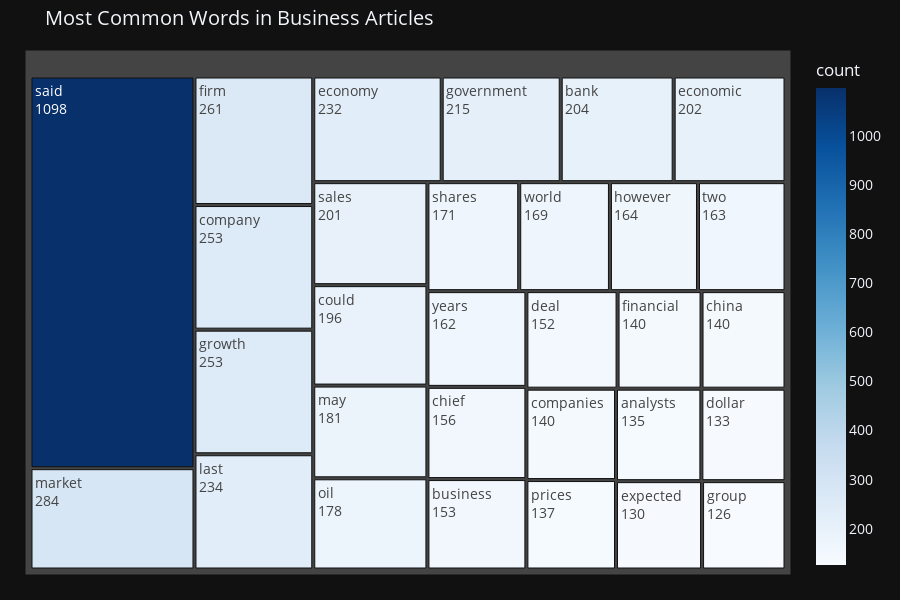
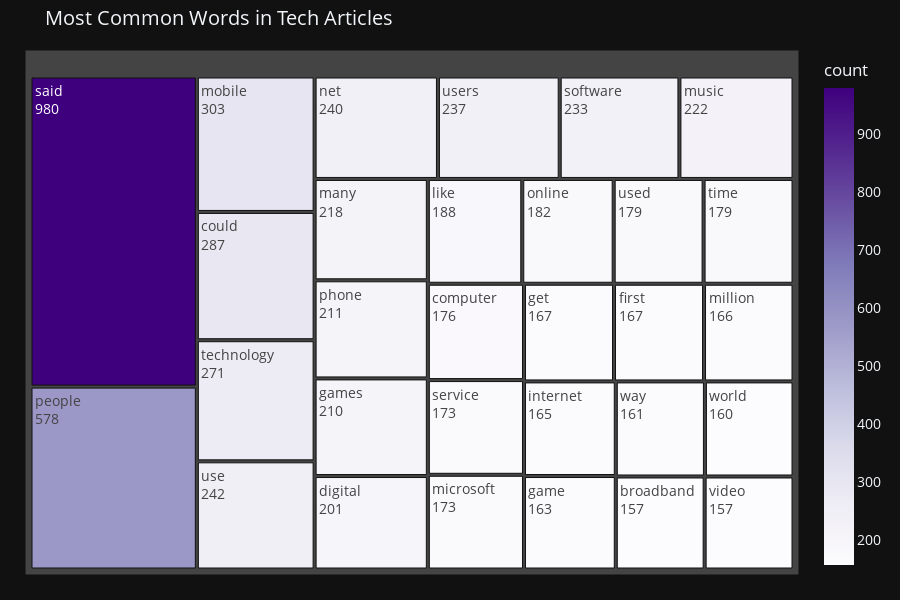
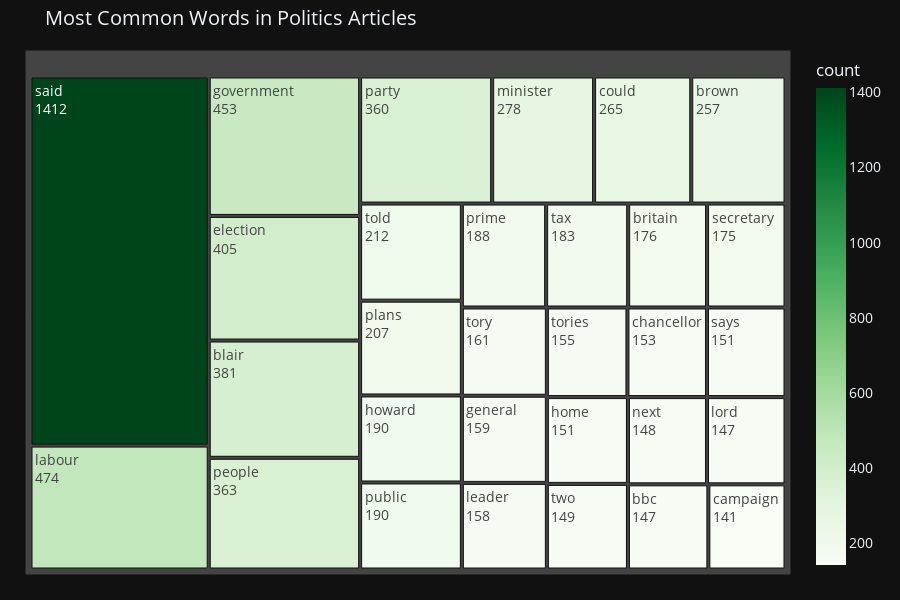
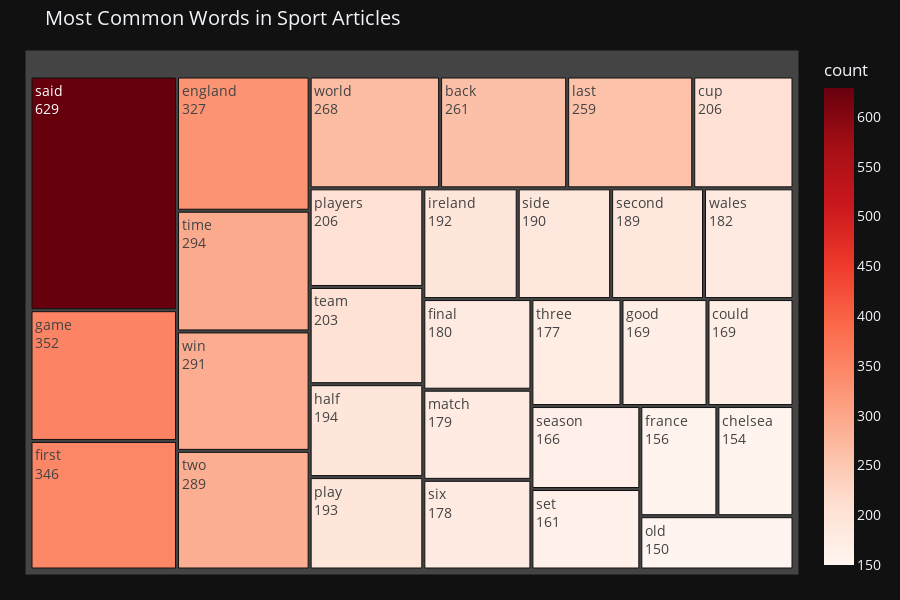

These figures' notebook cell, in order:
### Code cell
# Create and display treemaps for the top words in each category
# Helper function to create the treemaps for each category
def create_category_treemap(category, top_n=30):

    # Create dataframe for treemap
    treemap_data = pd.DataFrame(get_top_n_words(category, top_n), columns=['word', 'count'])

    # Custom color schemes for each category
    color_schemes = {
        'business': 'Blues',
        'entertainment': 'Teal',
        'politics': 'Greens',
        'sport': 'Reds',
        'tech': 'Purples'
    }

    # Create treemap
    fig = px.treemap(
        treemap_data,
        path=['word'],
        values='count',
        title=f'Most Common Words in {category.capitalize()} Articles',
        color='count',
        color_continuous_scale=color_schemes.get(category, 'Viridis'),
        height=600
    )

    fig.update_layout(
        margin=dict(t=50, l=25, r=25, b=25),
        font=dict(size=14)
    )

    fig.update_traces(
        textinfo='label+value',
        hovertemplate='<b>%{label}</b><br>Count: %{value}<extra></extra>'
    )

    return fig


for category in bbcnews_train['Category'].unique():
    fig = create_category_treemap(category)
    fig.show()

### Figure 1 — Plotly figure (JSON) as saved in the notebook; plotly's stock layout.template omitted (floating-point values rounded to 4 significant figures)
{"data": [{"branchvalues": "total", "customdata": [[1098.0], [284.0], [261.0], [253.0], [253.0], [234.0], [232.0], [215.0], [204.0], [202.0], [201.0], [196.0], [181.0], [178.0], [171.0], [169.0], [164.0], [163.0], [162.0], [156.0], [153.0], [152.0], [140.0], [140.0], [140.0], [137.0], [135.0], [133.0], [130.0], [126.0]], "domain": {"x": [0.0, 1.0], "y": [0.0, 1.0]}, "hovertemplate": "<b>%{label}</b><br>Count: %{value}<extra></extra>", "ids": ["said", "market", "firm", "company", "growth", "last", "economy", "government", "bank", "economic", "sales", "could", "may", "oil", "shares", "world", "however", "two", "years", "chief", "business", "deal", "financial", "china", "companies", "prices", "analysts", "dollar", "expected", "group"], "labels": ["said", "market", "firm", "company", "growth", "last", "economy", "government", "bank", "economic", "sales", "could", "may", "oil", "shares", "world", "however", "two", "years", "chief", "business", "deal", "financial", "china", "companies", "prices", "analysts", "dollar", "expected", "group"], "marker": {"coloraxis": "coloraxis", "colors": [1098.0, 284.0, 261.0, 253.0, 253.0, 234.0, 232.0, 215.0, 204.0, 202.0, 201.0, 196.0, 181.0, 178.0, 171.0, 169.0, 164.0, 163.0, 162.0, 156.0, 153.0, 152.0, 140.0, 140.0, 140.0, 137.0, 135.0, 133.0, 130.0, 126.0]}, "name": "", "parents": ["", "", "", "", "", "", "", "", "", "", "", "", "", "", "", "", "", "", "", "", "", "", "", "", "", "", "", "", "", ""], "values": [1098.0, 284.0, 261.0, 253.0, 253.0, 234.0, 232.0, 215.0, 204.0, 202.0, 201.0, 196.0, 181.0, 178.0, 171.0, 169.0, 164.0, 163.0, 162.0, 156.0, 153.0, 152.0, 140.0, 140.0, 140.0, 137.0, 135.0, 133.0, 130.0, 126.0], "type": "treemap", "textinfo": "label+value"}], "layout": {"coloraxis": {"colorbar": {"title": {"text": "count"}}, "colorscale": [[0.0, "rgb(247,251,255)"], [0.125, "rgb(222,235,247)"], [0.25, "rgb(198,219,239)"], [0.375, "rgb(158,202,225)"], [0.5, "rgb(107,174,214)"], [0.625, "rgb(66,146,198)"], [0.75, "rgb(33,113,181)"], [0.875, "rgb(8,81,156)"], [1.0, "rgb(8,48,107)"]]}, "legend": {"tracegroupgap": 0}, "title": {"text": "Most Common Words in Business Articles"}, "height": 600, "margin": {"t": 50, "l": 25, "r": 25, "b": 25}, "font": {"size": 14}}}

### Figure 2 — Plotly figure (JSON) as saved in the notebook; plotly's stock layout.template omitted (floating-point values rounded to 4 significant figures)
{"data": [{"branchvalues": "total", "customdata": [[980.0], [578.0], [303.0], [287.0], [271.0], [242.0], [240.0], [237.0], [233.0], [222.0], [218.0], [211.0], [210.0], [201.0], [188.0], [182.0], [179.0], [179.0], [176.0], [173.0], [173.0], [167.0], [167.0], [166.0], [165.0], [163.0], [161.0], [160.0], [157.0], [157.0]], "domain": {"x": [0.0, 1.0], "y": [0.0, 1.0]}, "hovertemplate": "<b>%{label}</b><br>Count: %{value}<extra></extra>", "ids": ["said", "people", "mobile", "could", "technology", "use", "net", "users", "software", "music", "many", "phone", "games", "digital", "like", "online", "used", "time", "computer", "service", "microsoft", "get", "first", "million", "internet", "game", "way", "world", "broadband", "video"], "labels": ["said", "people", "mobile", "could", "technology", "use", "net", "users", "software", "music", "many", "phone", "games", "digital", "like", "online", "used", "time", "computer", "service", "microsoft", "get", "first", "million", "internet", "game", "way", "world", "broadband", "video"], "marker": {"coloraxis": "coloraxis", "colors": [980.0, 578.0, 303.0, 287.0, 271.0, 242.0, 240.0, 237.0, 233.0, 222.0, 218.0, 211.0, 210.0, 201.0, 188.0, 182.0, 179.0, 179.0, 176.0, 173.0, 173.0, 167.0, 167.0, 166.0, 165.0, 163.0, 161.0, 160.0, 157.0, 157.0]}, "name": "", "parents": ["", "", "", "", "", "", "", "", "", "", "", "", "", "", "", "", "", "", "", "", "", "", "", "", "", "", "", "", "", ""], "values": [980.0, 578.0, 303.0, 287.0, 271.0, 242.0, 240.0, 237.0, 233.0, 222.0, 218.0, 211.0, 210.0, 201.0, 188.0, 182.0, 179.0, 179.0, 176.0, 173.0, 173.0, 167.0, 167.0, 166.0, 165.0, 163.0, 161.0, 160.0, 157.0, 157.0], "type": "treemap", "textinfo": "label+value"}], "layout": {"coloraxis": {"colorbar": {"title": {"text": "count"}}, "colorscale": [[0.0, "rgb(252,251,253)"], [0.125, "rgb(239,237,245)"], [0.25, "rgb(218,218,235)"], [0.375, "rgb(188,189,220)"], [0.5, "rgb(158,154,200)"], [0.625, "rgb(128,125,186)"], [0.75, "rgb(106,81,163)"], [0.875, "rgb(84,39,143)"], [1.0, "rgb(63,0,125)"]]}, "legend": {"tracegroupgap": 0}, "title": {"text": "Most Common Words in Tech Articles"}, "height": 600, "margin": {"t": 50, "l": 25, "r": 25, "b": 25}, "font": {"size": 14}}}

### Figure 3 — Plotly figure (JSON) as saved in the notebook; plotly's stock layout.template omitted (floating-point values rounded to 4 significant figures)
{"data": [{"branchvalues": "total", "customdata": [[1412.0], [474.0], [453.0], [405.0], [381.0], [363.0], [360.0], [278.0], [265.0], [257.0], [212.0], [207.0], [190.0], [190.0], [188.0], [183.0], [176.0], [175.0], [161.0], [159.0], [158.0], [155.0], [153.0], [151.0], [151.0], [149.0], [148.0], [147.0], [147.0], [141.0]], "domain": {"x": [0.0, 1.0], "y": [0.0, 1.0]}, "hovertemplate": "<b>%{label}</b><br>Count: %{value}<extra></extra>", "ids": ["said", "labour", "government", "election", "blair", "people", "party", "minister", "could", "brown", "told", "plans", "howard", "public", "prime", "tax", "britain", "secretary", "tory", "general", "leader", "tories", "chancellor", "says", "home", "two", "next", "lord", "bbc", "campaign"], "labels": ["said", "labour", "government", "election", "blair", "people", "party", "minister", "could", "brown", "told", "plans", "howard", "public", "prime", "tax", "britain", "secretary", "tory", "general", "leader", "tories", "chancellor", "says", "home", "two", "next", "lord", "bbc", "campaign"], "marker": {"coloraxis": "coloraxis", "colors": [1412.0, 474.0, 453.0, 405.0, 381.0, 363.0, 360.0, 278.0, 265.0, 257.0, 212.0, 207.0, 190.0, 190.0, 188.0, 183.0, 176.0, 175.0, 161.0, 159.0, 158.0, 155.0, 153.0, 151.0, 151.0, 149.0, 148.0, 147.0, 147.0, 141.0]}, "name": "", "parents": ["", "", "", "", "", "", "", "", "", "", "", "", "", "", "", "", "", "", "", "", "", "", "", "", "", "", "", "", "", ""], "values": [1412.0, 474.0, 453.0, 405.0, 381.0, 363.0, 360.0, 278.0, 265.0, 257.0, 212.0, 207.0, 190.0, 190.0, 188.0, 183.0, 176.0, 175.0, 161.0, 159.0, 158.0, 155.0, 153.0, 151.0, 151.0, 149.0, 148.0, 147.0, 147.0, 141.0], "type": "treemap", "textinfo": "label+value"}], "layout": {"coloraxis": {"colorbar": {"title": {"text": "count"}}, "colorscale": [[0.0, "rgb(247,252,245)"], [0.125, "rgb(229,245,224)"], [0.25, "rgb(199,233,192)"], [0.375, "rgb(161,217,155)"], [0.5, "rgb(116,196,118)"], [0.625, "rgb(65,171,93)"], [0.75, "rgb(35,139,69)"], [0.875, "rgb(0,109,44)"], [1.0, "rgb(0,68,27)"]]}, "legend": {"tracegroupgap": 0}, "title": {"text": "Most Common Words in Politics Articles"}, "height": 600, "margin": {"t": 50, "l": 25, "r": 25, "b": 25}, "font": {"size": 14}}}

### Figure 4 — Plotly figure (JSON) as saved in the notebook; plotly's stock layout.template omitted (floating-point values rounded to 4 significant figures)
{"data": [{"branchvalues": "total", "customdata": [[629.0], [352.0], [346.0], [327.0], [294.0], [291.0], [289.0], [268.0], [261.0], [259.0], [206.0], [206.0], [203.0], [194.0], [193.0], [192.0], [190.0], [189.0], [182.0], [180.0], [179.0], [178.0], [177.0], [169.0], [169.0], [166.0], [161.0], [156.0], [154.0], [150.0]], "domain": {"x": [0.0, 1.0], "y": [0.0, 1.0]}, "hovertemplate": "<b>%{label}</b><br>Count: %{value}<extra></extra>", "ids": ["said", "game", "first", "england", "time", "win", "two", "world", "back", "last", "cup", "players", "team", "half", "play", "ireland", "side", "second", "wales", "final", "match", "six", "three", "good", "could", "season", "set", "france", "chelsea", "old"], "labels": ["said", "game", "first", "england", "time", "win", "two", "world", "back", "last", "cup", "players", "team", "half", "play", "ireland", "side", "second", "wales", "final", "match", "six", "three", "good", "could", "season", "set", "france", "chelsea", "old"], "marker": {"coloraxis": "coloraxis", "colors": [629.0, 352.0, 346.0, 327.0, 294.0, 291.0, 289.0, 268.0, 261.0, 259.0, 206.0, 206.0, 203.0, 194.0, 193.0, 192.0, 190.0, 189.0, 182.0, 180.0, 179.0, 178.0, 177.0, 169.0, 169.0, 166.0, 161.0, 156.0, 154.0, 150.0]}, "name": "", "parents": ["", "", "", "", "", "", "", "", "", "", "", "", "", "", "", "", "", "", "", "", "", "", "", "", "", "", "", "", "", ""], "values": [629.0, 352.0, 346.0, 327.0, 294.0, 291.0, 289.0, 268.0, 261.0, 259.0, 206.0, 206.0, 203.0, 194.0, 193.0, 192.0, 190.0, 189.0, 182.0, 180.0, 179.0, 178.0, 177.0, 169.0, 169.0, 166.0, 161.0, 156.0, 154.0, 150.0], "type": "treemap", "textinfo": "label+value"}], "layout": {"coloraxis": {"colorbar": {"title": {"text": "count"}}, "colorscale": [[0.0, "rgb(255,245,240)"], [0.125, "rgb(254,224,210)"], [0.25, "rgb(252,187,161)"], [0.375, "rgb(252,146,114)"], [0.5, "rgb(251,106,74)"], [0.625, "rgb(239,59,44)"], [0.75, "rgb(203,24,29)"], [0.875, "rgb(165,15,21)"], [1.0, "rgb(103,0,13)"]]}, "legend": {"tracegroupgap": 0}, "title": {"text": "Most Common Words in Sport Articles"}, "height": 600, "margin": {"t": 50, "l": 25, "r": 25, "b": 25}, "font": {"size": 14}}}
